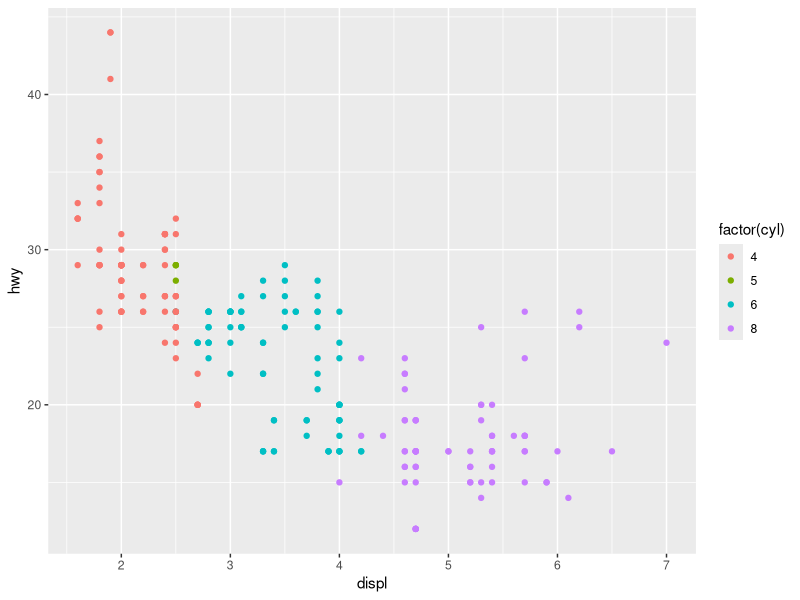

Reproduce this figure in R.
## ---- chunk 1
knitr::opts_chunk$set(echo = TRUE)
## ---- chunk 2
library(ggplot2)
head(mpg)

my_data <- mpg

dim(my_data)
qplot(displ,hwy,data=my_data,color=factor(cyl))

summary(my_data)

p <- qplot(displ,hwy,data=my_data,facets= .~year)+geom_smooth()
summary(p)
